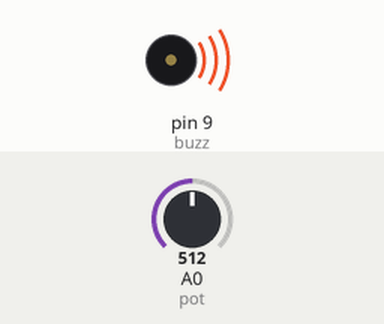
Recording of a sketch running on a simulated Arduino Uno, built with avr-gcc and run on an emulated ATmega328P. On the bench: buzzer (waves = sounding). Inputs (shaded band) come from the test bench; at power-on: A0 (pot) = 512.

Above: at 1.2 s.
1.3 s: A0 (pot) set to 0
At 1.9 s:
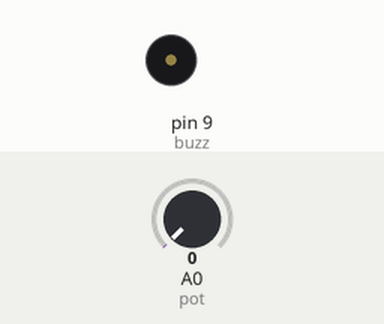
2.8 s: A0 (pot) set to 122
At 4.2 s:
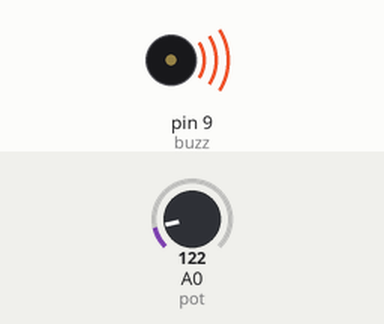
Timing chart, 0 to 5.8 s (numbered marks = the images above; inputs shaded):
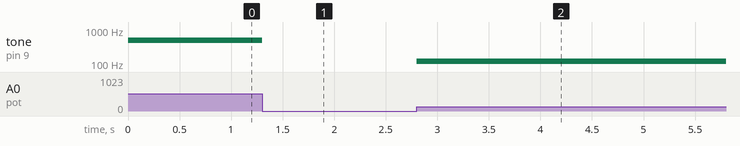

Measured:
- after the input at 1.3 s, tone on pin 9 (buzz): 500 Hz → silent at once
- after the input at 2.8 s, tone on pin 9 (buzz): silent → 119 Hz at once

The sketch:

buzzer-DSPSb.ino
```cpp
int buzz = 9;
const int pot = A0;
int potValue = 0;
int buzzValue = 0;

void setup() {
  // put your setup code here, to run once:
  pinMode(pot, INPUT);
}

void loop() {
  // put your main code here, to run repeatedly:
  potValue = analogRead(pot);
  buzzValue = map(potValue, 0, 1023, 0, 1000);
  tone(buzz, buzzValue);

}
```
